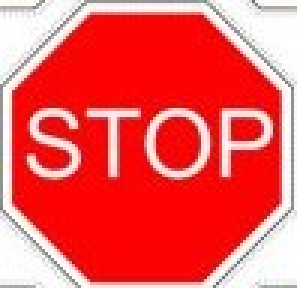
#> input picture py1/stop1.jpg, 99 x 96 px (shown 3 times larger)
$ python pp4.py
#> lines starting #> are read from the running program, lines starting #| are printed output that depends on the picture
import cv2
import numpy as np
from matplotlib import pyplot as plt
name1='stop_sign.png'

name3 ='stop1.jpg'

name2='to_find2.jpg'

p1 = cv2.imread(name3)
#> p1 is the input picture: shape (96, 99, 3); mean B, G, R 87.3, 87.6, 240.3
p2 = cv2.imread(name2)
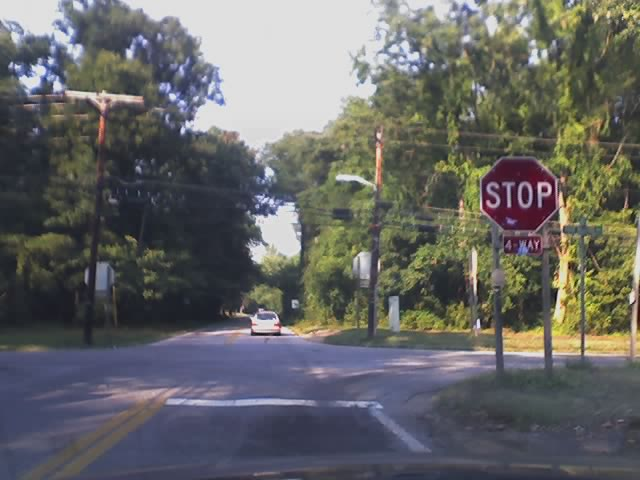
#> input picture py1/to_find2.jpg, 640 x 480 px
#> p2 is the input picture: shape (480, 640, 3); mean B, G, R 101.7, 102.8, 102.4


orb = cv2.ORB_create()
kp1, des1 = orb.detectAndCompute(p1, None)
#> kp1 = 48 keypoints; strongest (x, y, size): (40, 40, 37.2), (35, 40, 31), (37, 57, 31), (45, 37, 31)
kp2, des2 = orb.detectAndCompute(p2, None)
#> kp2 = 500 keypoints; strongest (x, y, size): (544, 189, 44.6), (538, 185, 37.2), (543, 189, 64.3), (548, 190, 53.6)

bf = cv2.BFMatcher(cv2.NORM_HAMMING, crossCheck= True)

matches = bf.match(des1, des2)
#> matches = 33 matches

matches = sorted(matches, key = lambda x:x.distance)

matching_result = cv2.drawMatches(p1, kp1, p2, kp2, matches[:40] , None, flags=2)
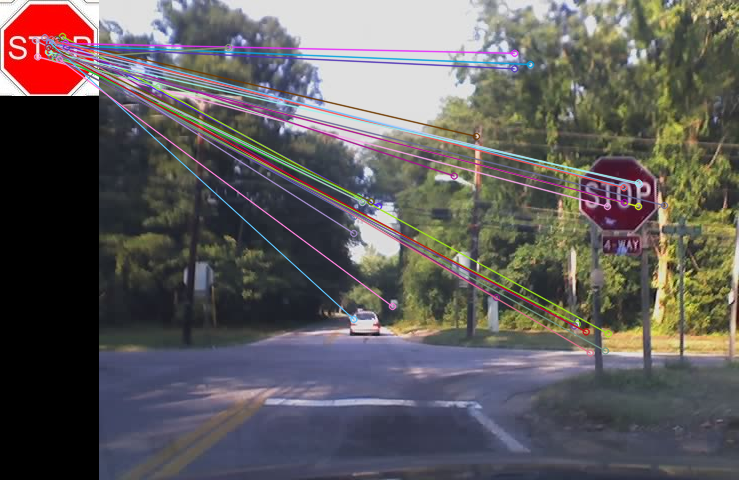
#> matching_result: shape (480, 739, 3); mean B, G, R 92.4, 92.1, 96.3

#cv2.imshow("1", p1)
#cv2.imshow("2", p2)
cv2.imshow("R", matching_result)
cv2.waitKey(0)
cv2.destroyAllWindows()
